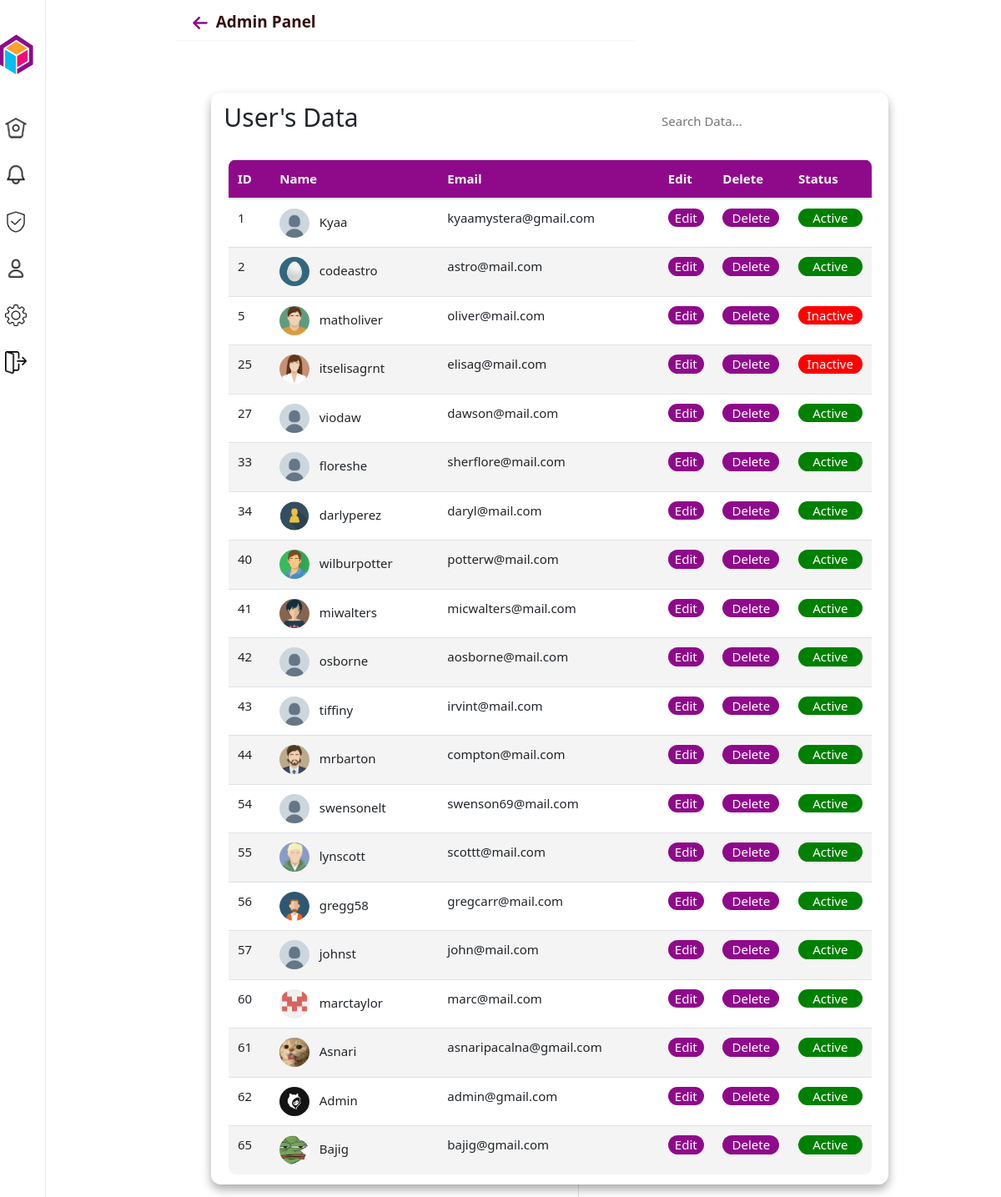
/admin_panel.php (signed in), run on the app's committed database.
### tables this page shows
CREATE TABLE `users` (
  `id` int(11) NOT NULL,
  `username` varchar(40) NOT NULL,
  `email` varchar(255) NOT NULL,
  `password` varchar(32) NOT NULL,
  `name` varchar(40) NOT NULL,
  `img` varchar(255) NOT NULL DEFAULT 'default.jpg',
  `imgCover` varchar(255) NOT NULL DEFAULT 'cover.png',
  `bio` varchar(140) NOT NULL DEFAULT '',
  `location` varchar(255) NOT NULL DEFAULT '',
  `website` varchar(255) NOT NULL DEFAULT '',
  `role` int(1) NOT NULL DEFAULT 1,
  `status` int(1) NOT NULL DEFAULT 1
);

### core/classes/connection.php (called while the page is built, shortened)
<?php
class Connect {
    protected static $servername = "localhost";
    protected static $db_name="tweetphp";
    protected static $username = "root";
    protected static $password = "";
    protected static $pdo;
    public static function connect() {
      if (!self::$pdo) {
          $servername = self::$servername;
          $db_name = self::$db_name;
          try {
              self::$pdo = new PDO("mysql:host=$servername;dbname=$db_name", self::$username, self::$password);
              self::$pdo->setAttribute(PDO::ATTR_ERRMODE, PDO::ERRMODE_EXCEPTION);
          } catch (PDOException $e) {
              echo "Connection failed: " . $e->getMessage();
          }
      }
      return self::$pdo;
  }
}

### core/classes/User.php (called while the page is built, shortened)
<?php
class User extends Connect {
    public static function getData($id) {
        $stmt = self::connect()->prepare("SELECT * FROM `users` WHERE `id` = :id");
        $stmt->bindParam(":id", $id, PDO::PARAM_STR);
        $stmt->execute();
        return $stmt->fetch(PDO::FETCH_OBJ);
    }
}

### admin_panel.php (the view, shortened to what this page needs)
<?php
include_once 'core/classes/connection.php';
$user_id = $_SESSION['user_id'];
$user = User::getData($user_id);
$db = Connect::connect();
$stmt = $db->prepare("SELECT id, username, img, email, status FROM users");
$stmt->execute();
$users = $stmt->fetchAll(PDO::FETCH_ASSOC);
?>
<!DOCTYPE html>
<html lang="en">
<head>
    <link rel="stylesheet" href="assets/css/bootstrap.min.css">
    <link rel="stylesheet" href="assets/css/all.min.css">
    <link rel="stylesheet" href="assets/css/admin_panel.css?v=<?php echo time(); ?>">
    <link rel="stylesheet" href="https://cdnjs.cloudflare.com/ajax/libs/font-awesome/6.6.0/css/all.min.css" />
</head>
<body>
    <div id="mine">
        <div class="wrapper-left">
            <div class="sidebar-left">
                <div class="grid-sidebar" style="margin-top: 40px">
                    <div class="icon-sidebar-align">
                        <img src="<?php echo BASE_URL . "/assets/images/twitterlogo.png"; ?>" alt="" height="50px" width="50px" />
                    </div>
                </div>
                <a href="admin_dashboard.php">
                    <div class="grid-sidebar bg-active" style="margin-top: 50px">
                        <div class="icon-sidebar-align">
                            <img src="<?php echo BASE_URL . "/includes/icons/tweethome.png"; ?>" alt="" height="26.25px" width="26.25px" />
                        </div>
                    </div>
                </a>
                <a href="admin_notification.php">
                    <div class="grid-sidebar" style="margin-top: 30px;">
                        <div class="icon-sidebar-align position-relative">
                            <img
                                src="<?php echo BASE_URL . "/includes/icons/tweetnotif.png"; ?>"
                                alt=""
                                height="26.25px"
                                width="26.25px" />
                        </div>
                    </div>
                </a>
                <a href="admin_panel.php">
                    <div class="grid-sidebar" style="margin-top: 30px;">
                        <div class="icon-sidebar-align position-relative">
                            <img
                                src="<?php echo BASE_URL . "/includes/icons/administrator.png"; ?>"
                                alt=""
                                height="26.25px"
                                width="26.25px" />
                        </div>
                    </div>
                </a>
                <a href="<?php echo BASE_URL . $user->username; ?>">
                    <div class="grid-sidebar" style="margin-top: 30px;">
                        <div class="icon-sidebar-align">
                            <img src="<?php echo BASE_URL . "/includes/icons/tweetprof.png"; ?>" alt="" height="26.25px" width="26.25px" />
                        </div>
                    </div>
                </a>
                <a href="<?php echo BASE_URL . "admin_account.php"; ?>">
                    <div class="grid-sidebar " style="margin-top: 30px;">
                        <div class="icon-sidebar-align">
                            <img src="<?php echo BASE_URL . "/includes/icons/tweetsetting.png"; ?>" alt="" height="26.25px" width="26.25px" />
                        </div>
                    </div>
                </a>
                <a href="includes/logout.php">
                    <div class="grid-sidebar" style="margin-top: 30px;">
                        <div class="icon-sidebar-align">
                            <img src="<?php echo BASE_URL . "/includes/icons/logout.png"; ?>" alt="" height="26.25px" width="26.25px" />
                        </div>
                    </div>
                </a>
            </div>
        </div>
        <div class="grid-posts">
            <div class="border-right">
                <div class="grid-toolbar-center">
                </div>
                <div class="box-home feed">
                    <div class="container">
                        <div style="border-bottom: 1px solid #F5F8FA;" class="row position-fixed box-name">
                            <div class="col-xs-2">
                                <a href="javascript: history.go(-1);"> <i style="font-size:20px;" class="fas fa-arrow-left arrow-style"></i> </a>
                            </div>
                            <div class="col-xs-10">
                                <p style="margin-top: 12px;" class="home-name"> Admin Panel</p>
                            </div>
                        </div>
                    </div>
                    <div class="container_panel">
                        <main class="table" id="customers_table">
                            <section class="table__header">
                                <h2>User's Data</h2>
                                <div class="input-group">
                                    <input type="search" class="search_data" id="adminSearchInput" placeholder="Search Data...">
                                </div>
                            </section>
                            <section class="table__body">
                                <table>
                                    <thead>
                                        <tr>
                                            <th> ID </th>
                                            <th> Name </th>
                                            <th> Email </th>
                                            <th> Edit </th>
                                            <th> Delete </th>
                                            <th> Status </th>
                                        </tr>
                                    </thead>
                                    <tbody>
                                        <?php foreach ($users as $user): ?>
                                            <tr data-id="<?= $user['id'] ?>">
                                                <td><?= $user['id']; ?></td>
                                                <td>
                                                    <img src="assets/images/users/<?= $user['img']; ?>" alt="" style="width: 36px; height: 35px">
                                                    <?= $user['username']; ?>
                                                </td>
                                                <td><?= $user['email']; ?></td>
                                                <td>
                                                    <button class="edit-user"
                                                        data-toggle="modal"
                                                        data-target="#editUserModal"
                                                        data-id="<?= $user['id'] ?>"
                                                        data-username="<?= $user['username'] ?>"
                                                        data-email="<?= $user['email'] ?>">
                                                        Edit
                                                    </button>
                                                </td>
                                                <td><button class="delete-user" data-id="<?php echo $user['id']; ?>">Delete</button></td>
                                                <td>
                                                    <button class="toggle-status <?php echo $user['status'] == 1 ? 'active' : 'inactive'; ?>"
                                                        data-id="<?php echo $user['id']; ?>"
                                                        data-status="<?php echo $user['status']; ?>">
                                                        <?php echo $user['status'] == 1 ? 'Active' : 'Inactive'; ?>
                                                    </button>
                                                </td>
                                            </tr>
                                        <?php endforeach; ?>
                                    </tbody>
                                </table>
                            </section>
                        </main>
                    </div>
                </div>
            </div>
        </div>
    </div>
</body>
</html>

### assets/css/admin_panel.css (style rules this page uses)
:root { --color-twitter-light-blue: rgb(234, 245, 252); --color-twitter-blue: rgb(72, 161, 235); --color-twitter-bg: rgb(231, 236, 239); --color-twitter-light-gray: rgb(245, 248, 250); --color-twitter-mid-gray: rgb(206, 214, 220); --color-twitter-dark-gray: rgb(102, 117, 130); --color-font-main: rgb(0, 0, 0); --color-font-secondary: #14171a; --color-nav-border: rgba(0, 0, 0, 0.25); }
* { margin: 0; padding: 0; box-sizing: border-box; list-style: none; text-decoration: none; }
body { font-family: system-ui, -apple-system, BlinkMacSystemFont, "Segoe UI", Roboto, Ubuntu, "Helvetica Neue", sans-serif; background-color: #ffffff; color: rgb(51, 15, 15); }
a { color: #000000; }
#mine .wrapper-left { display: flex !important; position: relative !important; }
#mine .wrapper-left .sidebar-left { position: fixed !important; width: 276px !important; height: 100%; background-color: #ffffff !important; font-size: 19px !important; border-right: 0.5px solid #e6ecf0 !important; margin-left: 40px !important; }
#mine .grid-sidebar { display: grid; grid-template-columns: 20% 80% !important; margin-bottom: 20px !important; }
#mine .icon-sidebar-align { display: flex !important; justify-content: center !important; align-items: center !important; }
#mine .bg-active { color: #8F0A8B !important; font-weight: bold !important; }
#mine p { margin: 0; }
#mine .grid-posts { display: grid; grid-template-columns: 64.8% auto; background-color: rgb(255, 255, 255); margin-left: 7%; }
#mine button, #mine input { overflow: visible; }
#mine .grid-toolbar-center { display: grid; grid-template-columns: 95% 10%; }
#mine .box-home { margin-left: 22%; padding: 0; transition: 0.5s; }
.arrow-style { margin-left: 10px; color: #8F0A8B; margin-top: 8px; transition: 0.5s; padding: 10px; }
.home-name { font-size: 19px; font-weight: 800; }
.wrapper-left a { color: #000000; }
.box-name { z-index: 1001; top: 0; margin-top: 0; background-color: white; width: 46%; }
@media only screen and (max-width: 1200px) and (min-width: 801px) { html { font-size: 15px; } }
@media only screen and (max-width: 1200px) and (min-width: 801px) { #mine .wrapper-left .sidebar-left { position: fixed !important; width: 40px !important; height: 100%; background-color: #ffffff !important; font-size: 19px !important; margin-left: 15px !important; } }
@media only screen and (max-width: 1200px) and (min-width: 801px) { #mine .grid-posts { display: grid; grid-template-columns: 57% auto; background-color: rgb(255, 255, 255); margin-left: 2%; } }
.container_panel { background-color: #fff; min-height: 90vh; width: 72vw; margin-left: 56px; margin-top: -35px; padding-top: 17vh; padding-left: 5%; padding-right: 5%; }
main.table { width: 100%; height: 100%; background-color: #fff5; backdrop-filter: blur(7px); box-shadow: 0 .4rem .8rem #0005; border-radius: .8rem; overflow: hidden; }
.table__header { width: 100%; height: 10%; background-color: #fff4; padding: .8rem 1rem; display: flex; justify-content: space-between; align-items: center; }
.table__header .input-group { width: 35%; height: 100%; background-color: #fff5; padding: 0 .8rem; border-radius: 2rem; display: flex; justify-content: center; align-items: center; transition: .2s; }
.table__header .input-group input { width: 100%; padding: 0 .5rem 0 .3rem; background-color: transparent; border: none; outline: none; }
.table__body { width: 95%; max-height: calc(89% - 1.6rem); background-color: #fffb; margin: .8rem auto; border-radius: .6rem; overflow: auto; overflow: overlay; }
table { width: 100%; }
td img { width: 36px; height: 36px; margin-right: .5rem; border-radius: 50%; vertical-align: middle; }
table, th, td { border-collapse: collapse; padding: 1rem; text-align: left; }
thead th { position: sticky; top: 0; left: 0; background-color: #8F0A8B; cursor: pointer; text-transform: capitalize; color: #fff; }
tbody tr:nth-child(even) { background-color: #0000000b; }
tbody tr { --delay: .1s; transition: .5s ease-in-out var(--delay), background-color 0s; }
tbody tr td, tbody tr td p, tbody tr td img { transition: .2s ease-in-out; }
.search_data { border: 1px solid red; height: 40px; }
.edit-user, .delete-user, .toggle-status { width: 100%; color: #fff; border-radius: 50px; border: 0; }
.edit-user { background-color: #8F0A8B; }
.delete-user { background-color: #8F0A8B; }
.toggle-status.active { background-color: green; }
.toggle-status.inactive { background-color: red; }
tbody tr { align-items: center; justify-content: center; }

### data on the page
users: id "1", img (placeholder picture), username "Kyaa", email "kyaamystera@gmail.com", status "Active"
users: id "2", img (picture), username "codeastro", email "astro@mail.com", status "Active"
users: id "5", img (picture), username "matholiver", email "oliver@mail.com", status "Inactive"
users: id "25", img (picture), username "itselisagrnt", email "elisag@mail.com", status "Inactive"
users: id "27", img (placeholder picture), username "viodaw", email "dawson@mail.com", status "Active"
users: id "33", img (placeholder picture), username "floreshe", email "sherflore@mail.com", status "Active"
users: id "34", img (picture), username "darlyperez", email "daryl@mail.com", status "Active"
users: id "40", img (picture), username "wilburpotter", email "potterw@mail.com", status "Active"
users: id "41", img (picture), username "miwalters", email "micwalters@mail.com", status "Active"
users: id "42", img (placeholder picture), username "osborne", email "aosborne@mail.com", status "Active"
users: id "43", img (placeholder picture), username "tiffiny", email "irvint@mail.com", status "Active"
users: id "44", img (picture), username "mrbarton", email "compton@mail.com", status "Active"
users: id "54", img (placeholder picture), username "swensonelt", email "swenson69@mail.com", status "Active"
users: id "55", img (picture), username "lynscott", email "scottt@mail.com", status "Active"
users: id "56", img (picture), username "gregg58", email "gregcarr@mail.com", status "Active"
users: id "57", img (placeholder picture), username "johnst", email "john@mail.com", status "Active"
users: id "60", img (picture), username "marctaylor", email "marc@mail.com", status "Active"
users: id "61", img (picture), username "Asnari", email "asnaripacalna@gmail.com", status "Active"
users: id "62", img (picture), username "Admin", email "admin@gmail.com", status "Active"
users: id "65", img (picture), username "Bajig", email "bajig@gmail.com", status "Active"
